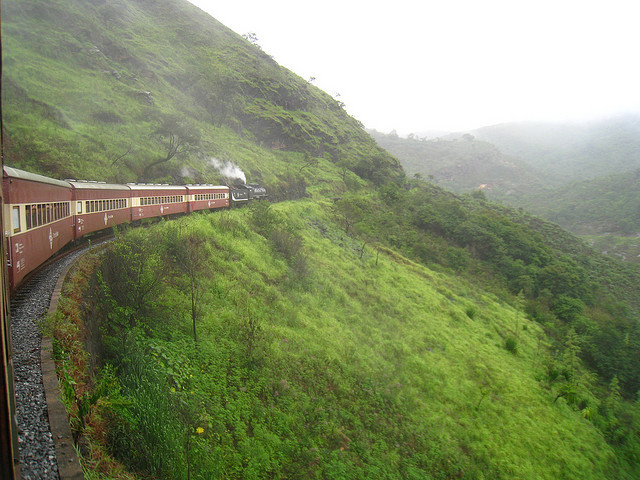
#> input picture haze_image/2230089563_06d4982122_z.jpg, 640 x 480 px
$ python -i lib.py   (imports and definitions only)   (Python 2 division)
#> lines starting #> are read from the running program, lines starting #| are printed output that depends on the picture; after the words box and inside, x2 and y2 are one past the last pixel; in counts of white or black regions, pixels touching at a corner belong together
'''
Copyright (C) 2018  Sanchayan Santra

This program is free software: you can redistribute it and/or modify
it under the terms of the GNU Lesser General Public License as published by
the Free Software Foundation, either version 3 of the License, or
any later version.

This program is distributed in the hope that it will be useful,
but WITHOUT ANY WARRANTY; without even the implied warranty of
MERCHANTABILITY or FITNESS FOR A PARTICULAR PURPOSE.  See the
GNU Lesser General Public License for more details.

You should have received a copy of the GNU Lesser General Public License
along with this program.  If not, see <https://www.gnu.org/licenses/>.
'''

# Some helper functions

import numpy as np
from scipy import sparse, ndimage
from scipy.spatial import distance
from skimage.color import rgb2gray
from skimage import morphology


# [177 lines left out: functions get_laplacian_4neigh, en_haze, dehaze_patch, not called in this run]


def compute_A_DCP(im):
    '''
    Compute 'A' as described in DCP (He et al.)
    '''
    # Parameters
    erosion_window = 15
    n_bins = 100

    # compute the dark channel
    dark = morphology.erosion(np.min(im, 2),
                              morphology.square(erosion_window))
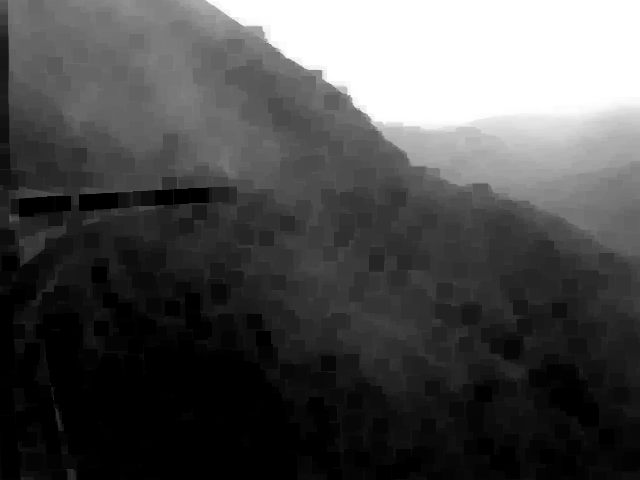
#> dark: shape (480, 640); min 0, max 255, mean 78.7
    # max_d = np.max(dark)
    # mask = dark >= 0.99*max_d
    # this may not be the top 1%
    # should ideally done using a histogram
    [h, edges] = np.histogram(dark, n_bins)
#> h = 100 values, max 48349 at index 0, min 128 at index 86, mean 3072; edges = 101 values from 0 to 255
    numpixel = im.shape[0]*im.shape[1]
#> numpixel = 307200
    thr_frac = numpixel*0.99
#> thr_frac = 304128
    csum = np.cumsum(h)
#> csum = 100 values from 48349 to 307200
    nz_idx = np.nonzero(csum > thr_frac)[0][0]
#> nz_idx = 99
    dc_thr = edges[nz_idx]
#> dc_thr = 252.4
    mask = dark >= dc_thr
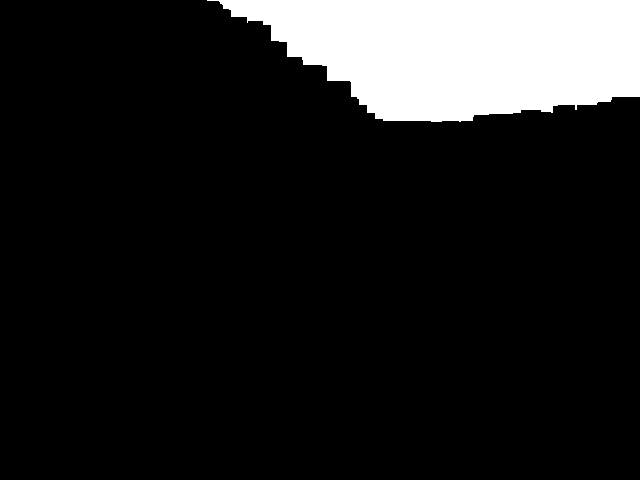
#> mask: shape (480, 640) bool; 12.5% white; 1 white region, box (x1, y1, x2, y2) and area: (207, 0, 640, 122) 38287

    # brightest intensity pixel in the mask
    gray = rgb2gray(im)
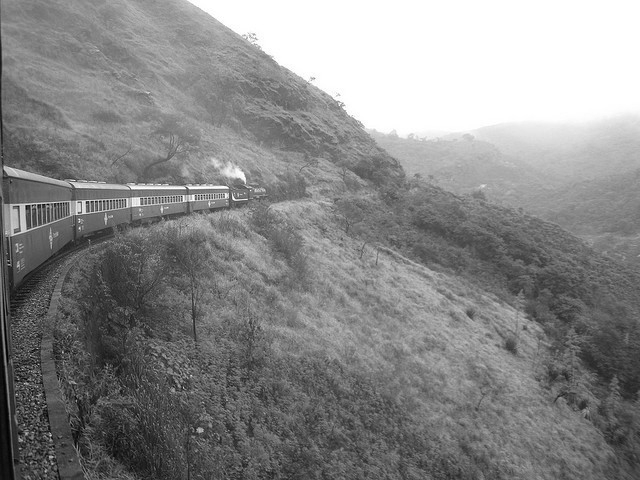
#> gray: shape (480, 640) float64; min 0.000833, max 1, mean 0.537
    pos_f = np.argmax(gray*mask)
#> pos_f = 207
    pos = np.unravel_index(pos_f, gray.shape)
#> pos = (0, 207)

    A = im[pos[0], pos[1], :]
#> A = [255, 255, 255]

    return A


# [127 lines left out: functions compute_A_Tang, discard_patch, patch_variance_test, patch_edge_test, patch_airlight_angle_test, get_patch_indices, not called in this run]

>>> import cv2
>>> picture = cv2.cvtColor(cv2.imread('../haze_image/2230089563_06d4982122_z.jpg'), cv2.COLOR_BGR2RGB)
>>> result = compute_A_DCP(picture)
#> result = [255, 255, 255]
